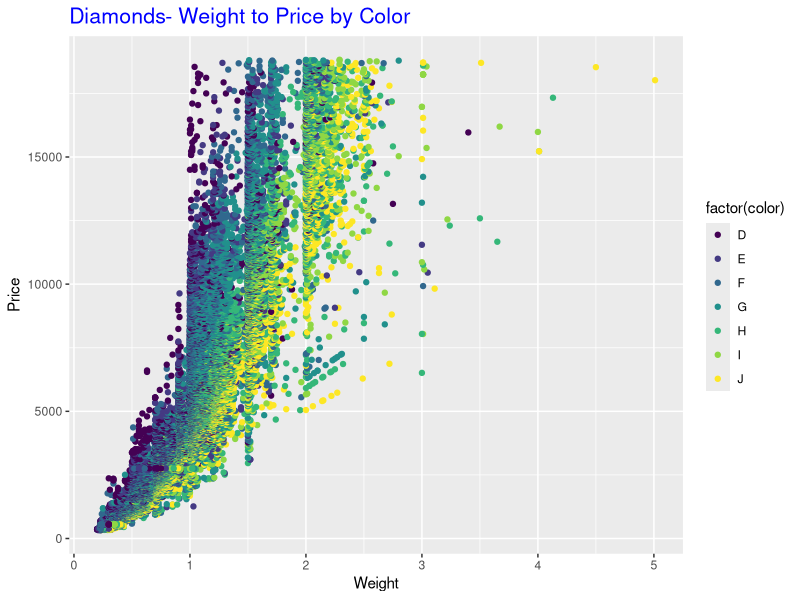
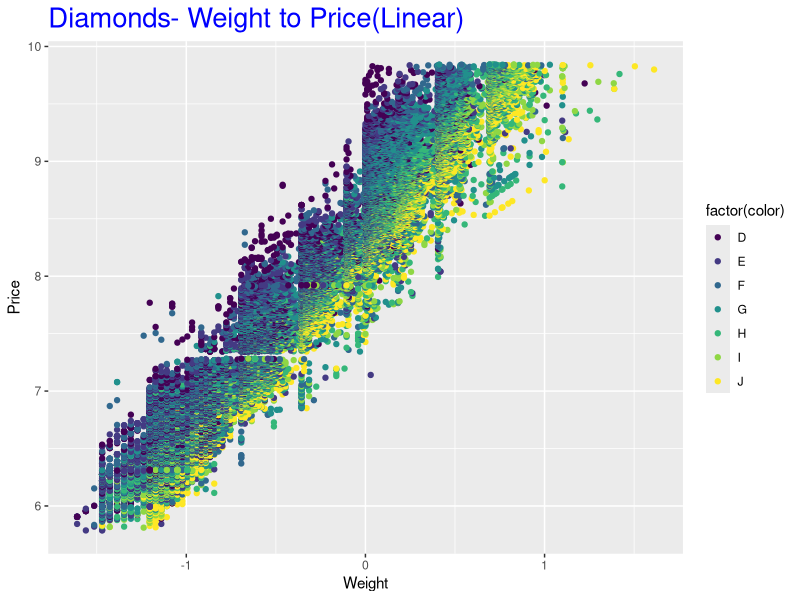
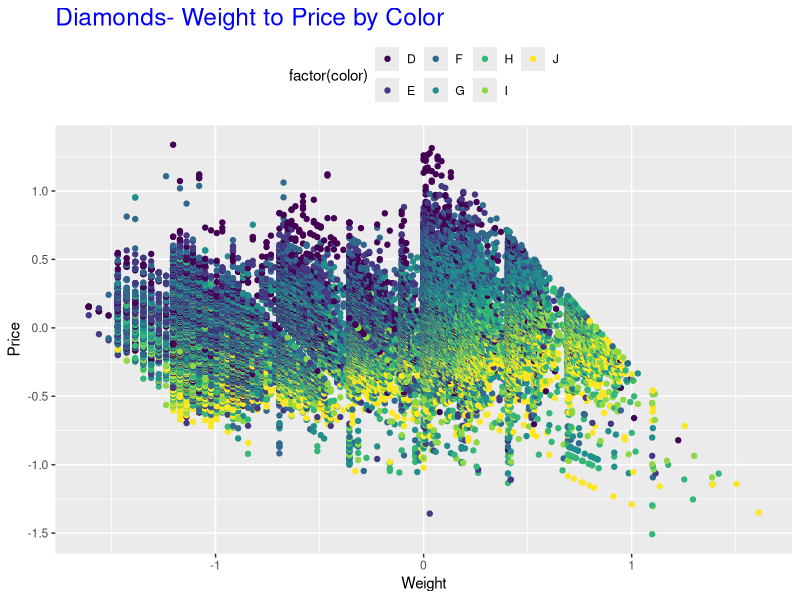
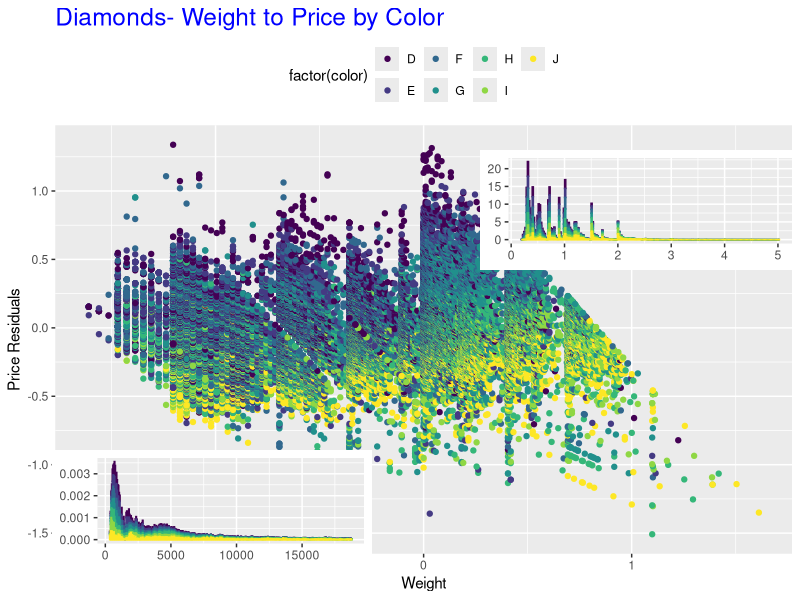

R code for these plots, in order:
#HW 6
#Group C

require(ggplot2) #Require ggplot2 to use this package
require(grid) #Require grid to use the grid package
data("diamonds")#load the diamonds dataframe

#2 (1 was for groups E and F only)
graph1 <- ggplot(diamonds, aes(x=carat, y=price, color=color)) +
  geom_point() + ggtitle("Diamonds- Weight to Price by Color") + 
  xlab("Weight") + ylab("Price") + labs(color="factor(color)")+
  theme(plot.title = element_text(size = rel(1.4),colour="blue"))
print(graph1)
#uses ggplot to plot the diamond set in a scatterplot
#aes selects the carat and price columns as our x and y
#ggtitle adds the title 
#xlab and ylab add labels for axis
#theme(plot.title) lets us make the title the right font, size and color
#---------------------------------------------------------------------------------------------------------------------------------------------------------------------------------------

#3
#remove the non-linearity and replot
graph2 <- ggplot(diamonds, aes(x=log(carat), y=log(price), color=color)) + 
  geom_point() + ggtitle("Diamonds- Weight to Price(Linear)") + xlab("Weight") + 
  ylab("Price") + labs(color="factor(color)") + 
  theme(plot.title = element_text(size = rel(1.8),colour="blue"))
print(graph2)
#this is the same as 2 except we take the log of carat and price as our
#x and y in order to remove the non-linearity 
#-------------------------------------------------------------------------------------------
#4
linmodel <- lm(log(price) ~ log(carat), data = diamonds)
#linmodel creates a linear model between the logs of price and carat 
residual <- resid(linmodel)
#residual takes the residuals of the linear model 

graph3 <- ggplot(diamonds, aes(x=log(carat), y = (residual), color = color)) +geom_point() + 
  ggtitle("Diamonds- Weight to Price by Color") + xlab("Weight") + ylab("Price") + 
  labs(color="factor(color)")+theme(legend.position = "top") + 
  theme(plot.title = element_text(size = rel(1.6),colour="blue"))
print(graph3)
#plots with log of carat on the x axis and the residuals of price on the y axis
#legend.position moves the legend to the top of the graph so it matches the one in the problem.
#---------------------------------------------------------------------------------------------
#5
#First make the density histograms
#then overlay them using grid package and commands on the graph from the previous problem


mainplot <- ggplot(diamonds, aes(x=log(carat), y = (residual), color = color)) +geom_point() + 
  ggtitle("Diamonds- Weight to Price by Color") + xlab("Weight") + ylab("Price Residuals") + labs(color="factor(color)") + 
  theme(legend.position = "top") +theme(plot.title = element_text(size = rel(1.6),colour="blue"))
#plots graph three as the main graph

pricehist <- ggplot(diamonds, aes(price)) + geom_histogram(aes(y = ..density.., color=factor(color)), binwidth = 50) +
  theme(axis.title.x = element_blank(),axis.title.y = element_blank(),legend.position='none') 
#makes the price histogram without any labels, title or legend

carathist <- ggplot(diamonds, aes(carat)) +geom_histogram(aes(y = ..density..,color = factor(color)), binwidth = .0225) +
  theme(axis.title.x = element_blank(),axis.title.y = element_blank(),legend.position='none') 
#makes the carat histogram without any labels, title or legend

vp1 <- viewport(width = .4, height = .2, x=.265 , y= .15)
vp2 <- viewport(width = .4, height = .2, x =.8, y= .65)
print(mainplot)
print(pricehist, vp = vp1)
#prints the price histogram histogram in viewport 1 spot
print(carathist, vp = vp2)
#prints the carat histogram in the viewport 2 spot 

